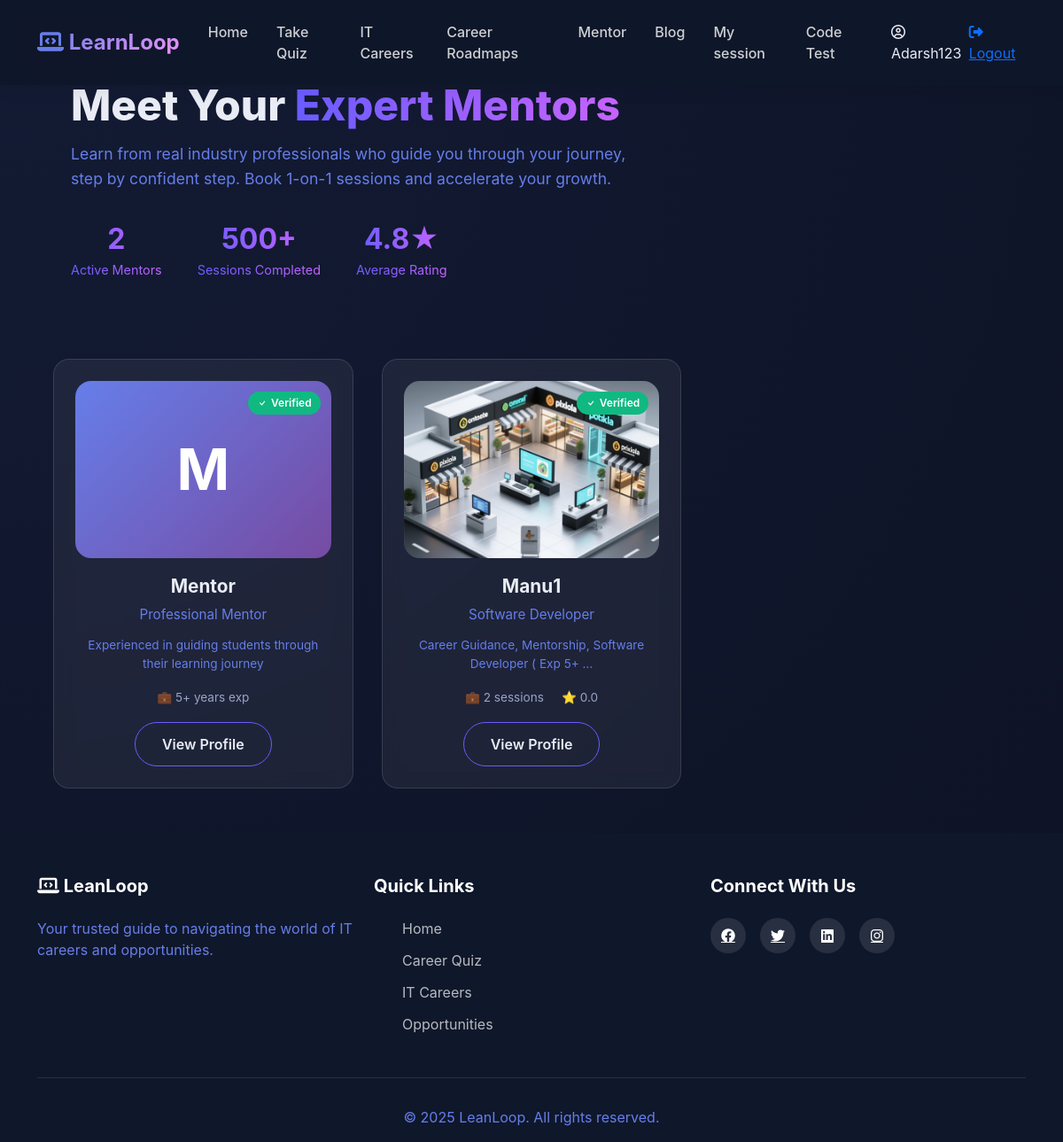
Screenshot of /mentor/browse/ (signed in) with the database file from the repository.
### accounts/models.py (models this page shows, shortened)
class CustomUser(AbstractUser):
    ROLE_CHOICES = (
        ('user', 'User'),
        ('mentor', 'Mentor'),
        ('Admin', 'Admin'),
    )
    role = models.CharField(
        max_length=10,
        choices=ROLE_CHOICES,
        default='user'
    )
    phone_regex = RegexValidator(
    regex=r'^[9876]\d{9}$',
    message="Phone number must be a 10-digit number and start with 9, 8, 7, or 6."
    )
    phone_number = models.CharField(
        max_length=10,
        blank=True,
        null=True,
        validators=[phone_regex],
        unique=True,
        help_text='Enter 10 digit phone number'
    )
    previous_experience = models.BooleanField(blank=True, null=True)
    is_approved=models.BooleanField(default=False)
    GENDER_CHOICES = [
        ('male', 'Male'),
        ('female', 'Female'),
        ('other', 'Other'),
        ('prefer_not_to_say', 'Prefer not to say'),
    ]
    gender = models.CharField(
        max_length=20,
        choices=GENDER_CHOICES,
        blank=False,
        null=False
    )
    profile_photo = models.ImageField(upload_to='mentor_photos/', blank=False, null=True)
    profession = models.CharField(max_length=100, blank=False, null=True)
    experience_years = models.PositiveIntegerField(
        null=True,
        blank=False
    )
    expertise = models.CharField(
        blank=False,
        null=True,
        max_length=100,
    )
    bio = models.CharField(
        blank=False,
        null=True,
    )
    linkedin = models.URLField(blank=True, null=True)
    portfolio = models.URLField(blank=True, null=True)
    available_days = models.JSONField(default=list)  # ["mon", "wed", "fri"]
    available_from = models.TimeField(default="09:00")
    available_to = models.TimeField(default="17:00")
    session_duration = models.CharField(
        max_length=10,
        choices=[
            ('30', '30 Minutes'),
            ('60', '60 Minutes'),
        ],null=True, blank=False
    )
    intro_video = models.FileField(upload_to="mentor_videos/", blank=True, null=True)
    created_at = models.DateTimeField(
        auto_now_add=True,
        null=True
    )

### mentor/models.py (models this page shows, shortened)
class MentorProfile(models.Model):
    user = models.OneToOneField(
        CustomUser,
        on_delete=models.CASCADE,
        related_name='mentor_profile'
    )
    bio = models.TextField(
        max_length=500,
        blank=True,
        null=True,
        help_text="Professional bio (max 500 characters)"
    )
    expertise = models.CharField(
        max_length=500,
        blank=True,
        null=True,
        help_text="Comma-separated skills (e.g., Python, Django, React)"
    )
    fee_30min = models.IntegerField(
        default=10,
        validators=[MinValueValidator(0), MaxValueValidator(1000)],
        help_text="Token fee for 30-minute session"
    )
    fee_60min = models.IntegerField(
        default=20,
        validators=[MinValueValidator(0), MaxValueValidator(2000)],
        help_text="Token fee for 60-minute session"
    )
    total_sessions = models.IntegerField(default=0)
    total_earnings = models.IntegerField(default=0)
    rating = models.DecimalField(
        max_digits=3,
        decimal_places=2,
        default=0.00,
        validators=[MinValueValidator(0), MaxValueValidator(5)]
    )
    is_active = models.BooleanField(default=True)
    created_at = models.DateTimeField(auto_now_add=True)
    updated_at = models.DateTimeField(auto_now=True)
    class Meta:
        verbose_name = "Mentor Profile"
        verbose_name_plural = "Mentor Profiles"

### mentor/views.py (the view)
# urls.py: path('browse/', views.mentor_list, name='mentor_list'),
def mentor_list(request):
    mentors = CustomUser.objects.filter(role='mentor', is_approved=True)
    mentors_with_profiles = []
    for mentor in mentors:
        try:
            profile = MentorProfile.objects.get(user=mentor)
        except MentorProfile.DoesNotExist:
            profile = None
        mentors_with_profiles.append({
            'mentor': mentor,
            'profile': profile
        })
    context = {
        'mentors': mentors_with_profiles
    }
    return render(request, 'mentor_browse.html', context)

### mentor/templates/mentor_browse.html (shortened to what this page needs)
    {% extends 'dashboard/userbase.html' %}
{% block content %}
<div class="mentor-hero">
    <h1>Meet Your <span>Expert Mentors</span></h1>
    <p>Learn from real industry professionals who guide you through your journey, step by confident step. Book 1-on-1 sessions and accelerate your growth.</p>
    <div class="stats-bar">
        <div class="stat-item">
            <span class="stat-number">{{ mentors|length }}</span>
            <span class="stat-label">Active Mentors</span>
        </div>
        <div class="stat-item">
            <span class="stat-number">500+</span>
            <span class="stat-label">Sessions Completed</span>
        </div>
        <div class="stat-item">
            <span class="stat-number">4.8★</span>
            <span class="stat-label">Average Rating</span>
        </div>
    </div>
</div>
<div class="containers">
    <div class="grid">
        {% for item in mentors %}
        <div class="mentor-card">
            <div class="mentor-img-wrapper">
                {% if item.mentor.profile_photo %}
                    <img src="{{ item.mentor.profile_photo.url }}" class="mentor-img" alt="{{ item.mentor.username }}">
                {% else %}
                    <div class="placeholder-img">{{ item.mentor.username.0|upper }}</div>
                {% endif %}
                <span class="verified-badge">
                    <svg width="12" height="12" fill="currentColor" viewBox="0 0 16 16">
                        <path d="M10.97 4.97a.75.75 0 0 1 1.07 1.05l-3.99 4.99a.75.75 0 0 1-1.08.02L4.324 8.384a.75.75 0 1 1 1.06-1.06l2.094 2.093 3.473-4.425a.267.267 0 0 1 .02-.022z"/>
                    </svg>
                    Verified
                </span>
            </div>
            <h3 class="mentor-name">
                {% if item.mentor.first_name and item.mentor.last_name %}
                    {{ item.mentor.first_name }} {{ item.mentor.last_name }}
                {% else %}
                    {{ item.mentor.username }}
                {% endif %}
            </h3>
            <p class="mentor-role">
                {{ item.mentor.profession|default:"Professional Mentor" }}
            </p>
            <p class="mentor-expertise">
                {% if item.profile %}
                    {{ item.profile.expertise|truncatewords:8 }}
                {% else %}
                    Experienced in guiding students through their learning journey
                {% endif %}
            </p>
            <div class="mentor-stats">
                {% if item.profile %}
                    <span>💼 {{ item.profile.total_sessions }} sessions</span>
                    <span>⭐ {{ item.profile.rating|floatformat:1 }}</span>
                {% else %}
                    <span>💼 {{ item.mentor.experience_years|default:"5+" }} years exp</span>
                {% endif %}
            </div>
            <a href="{% url 'mentor_detail' item.mentor.id %}" class="btn-mentor">View Profile</a>
        </div>
        {% empty %}
        <div class="empty-state">
            <h2>No mentors available right now.</h2>
            <p>Come back later — the best are worth waiting for.</p>
        </div>
        {% endfor %}
    </div>
</div>
{% endblock %}

### accounts/templates/dashboard/userbase.html (shortened to what this page needs)
{% load static %}
<!DOCTYPE html>
<html lang="en">
<head>
    <link href="https://cdn.jsdelivr.net/npm/bootstrap@5.3.0/dist/css/bootstrap.min.css" rel="stylesheet">
    <link rel="stylesheet" href="https://cdnjs.cloudflare.com/ajax/libs/font-awesome/6.4.0/css/all.min.css">
    <link rel="stylesheet" href="{% static 'css/userpage.css' %}">
</head>
<body>
    <nav class="navbar navbar-expand-lg navbar-dark fixed-top">
        <div class="container">
            <a class="navbar-brand" href="#">
                <i class="fas fa-laptop-code"></i> LearnLoop
            </a>
            <div class="collapse navbar-collapse" id="navbarNav">
                <ul class="navbar-nav ms-auto">
                    <li class="nav-item"><a class="nav-link" href="{% url 'user_dashboard' %}">Home</a></li>
                    <li class="nav-item"><a class="nav-link" href="#questionnaire">Take Quiz</a></li>
                    <li class="nav-item"><a class="nav-link" href="#careers">IT Careers</a></li>
                    <li class="nav-item"><a class="nav-link" href="{% url 'careers' %}">Career Roadmaps</a></li>
                    <li class="nav-item"><a class="nav-link" href="{% url 'mentor_list' %}">Mentor</a></li>
                    <li class="nav-item"><a class="nav-link" href="{% url 'blog_list' %}">Blog</a></li>
                    <li class="nav-item"><a class="nav-link" href="{% url 'user_sessions' %}">My session</a></li>
                    <li class="nav-item"><a class="nav-link" href="{% url 'codearena' %}">Code Test</a></li>
                    <li class="nav-item ms-lg-3 d-flex align-items-center user-controls">
                        <span class="nav-username">
                            <i class="far fa-user-circle"></i> {{ request.user.username }}
                        </span>
                        <a class="nav-logout" href="{% url 'logout' %}">
                            <i class="fas fa-sign-out-alt"></i> Logout
                        </a>
                    </li>
                </ul>
            </div>
        </div>
    </nav>
    {% block content %}
    {% endblock %}
    <footer class="footer">
        <div class="container">
            <div class="row">
                <div class="col-lg-4">
                    <h5><i class="fas fa-laptop-code"></i> LeanLoop</h5>
                    <p>Your trusted guide to navigating the world of IT careers and opportunities.</p>
                </div>
                <div class="col-lg-4">
                    <h5>Quick Links</h5>
                    <ul class="footer-links">
                        <li><a href="#home">Home</a></li>
                        <li><a href="#questionnaire">Career Quiz</a></li>
                        <li><a href="#careers">IT Careers</a></li>
                        <li><a href="#opportunities">Opportunities</a></li>
                    </ul>
                </div>
                <div class="col-lg-4">
                    <h5>Connect With Us</h5>
                    <div class="social-links">
                        <a href="#"><i class="fab fa-facebook"></i></a>
                        <a href="#"><i class="fab fa-twitter"></i></a>
                        <a href="#"><i class="fab fa-linkedin"></i></a>
                        <a href="#"><i class="fab fa-instagram"></i></a>
                    </div>
                </div>
            </div>
            <div class="footer-bottom">
                <p>&copy; 2025 LeanLoop. All rights reserved.</p>
            </div>
        </div>
    </footer>
</body>
</html>

### static/css/userpage.css (style rules this page uses)
* { margin: 0; padding: 0; box-sizing: border-box; }
:root { --primary-color: #667eea; --secondary-color: #764ba2; --accent-color: #f093fb; --dark-bg: #0f172a; --light-bg: #f8f9fa; --text-dark: #1e293b; --text-light: #ffffff; --card-bg: #ffffff; --shadow: 0 10px 30px rgba(0, 0, 0, 0.1); --shadow-hover: 0 20px 60px rgba(0, 0, 0, 0.2); }
body { font-family: 'Poppins', sans-serif; color: var(--text-dark); overflow-x: hidden; background: var(--light-bg); }
html { scroll-behavior: smooth; }
.navbar { background: rgba(15, 23, 42, 0.95); backdrop-filter: blur(10px); padding: 1rem 0; transition: all 0.3s ease; box-shadow: 0 2px 20px rgba(0, 0, 0, 0.1); }
.navbar-brand { font-weight: 700; font-size: 1.5rem; background: linear-gradient(135deg, var(--primary-color), var(--accent-color)); -webkit-background-clip: text; -webkit-text-fill-color: transparent; background-clip: text; }
.navbar-brand i,p { -webkit-text-fill-color: var(--primary-color); }
.nav-link { color: rgba(255, 255, 255, 0.8) !important; font-weight: 500; margin: 0 0.5rem; transition: all 0.3s ease; position: relative; }
.nav-link::after { content: ''; position: absolute; bottom: -5px; left: 50%; width: 0; height: 2px; background: linear-gradient(135deg, var(--primary-color), var(--accent-color)); transition: all 0.3s ease; transform: translateX(-50%); }
.stat-item { text-align: center; }
.footer { background: var(--dark-bg); color: var(--text-light); padding: 3rem 0 1rem; }
.footer h5 { font-weight: 700; margin-bottom: 1.5rem; }
.footer-links { list-style: none; }
.footer-links li { margin-bottom: 0.75rem; }
.footer-links a { color: rgba(255, 255, 255, 0.7); text-decoration: none; transition: all 0.3s ease; }
.social-links { display: flex; gap: 1rem; }
.social-links a { width: 40px; height: 40px; background: rgba(255, 255, 255, 0.1); border-radius: 50%; display: flex; align-items: center; justify-content: center; color: var(--text-light); transition: all 0.3s ease; }
.footer-bottom { text-align: center; margin-top: 2rem; padding-top: 2rem; border-top: 1px solid rgba(255, 255, 255, 0.1); }
.footer-bottom p { color: rgba(255, 255, 255, 0.5); margin: 0; }

### rows the page displays
CustomUser: user.username "Adarsh123"
CustomUser: mentor.username.0 "M", mentor.username "Mentor", mentor.profession "Professional Mentor", shows "Experienced in guiding students through their learning journey", mentor.experience_years "5+"
CustomUser: mentor.profile_photo (picture), mentor.username "Manu1", mentor.profession "Software Developer", profile.expertise "Career Guidance, Mentorship, Software Developer ( Exp 5+ …", profile.total_sessions "2", profile.rating "0.0"

### other values shown
{{ mentors|length }} "2"
